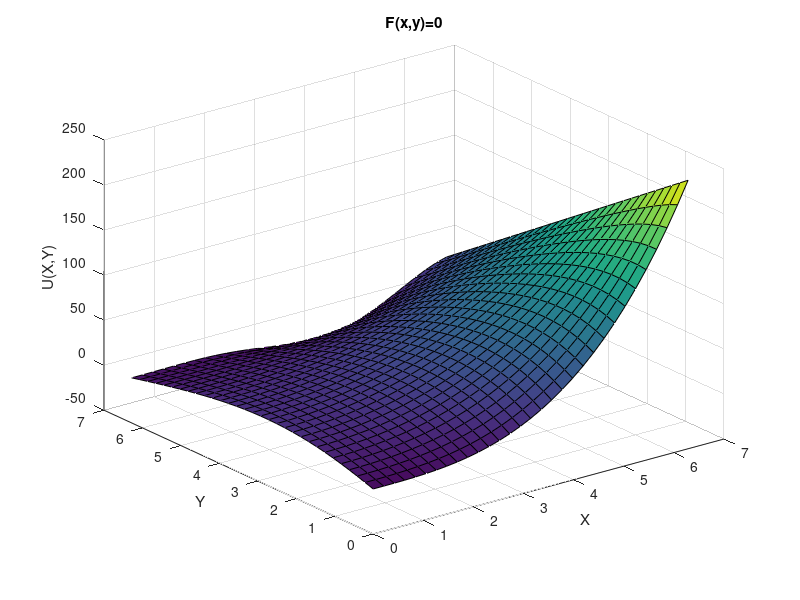

This figure's MATLAB source:
%N=number of grid sections, there are N+1 nodes
%h is the spacing between nodes
N=30; h=(2*pi)/N;
x=0:h:2*pi;
y=0:h:2*pi;
u=ones(N+1,N+1);
%Values for F(x,y)
F=zeros(N+1,N+1);

%Dirichlet Boundary Conditions
for i=1:1:N+1
    u(1,i)=(y(i))^3;
    u(N+1,i)=((y(i))^2)*cos(y(i));
    u(i,N+1)=((2*pi)^3)+x(i)*(2*pi-(2*pi)^2);
end
%5-Point Stencil Method (Gauss-Seidel)
%establishing starting values for error and # of iterations
h2=h^2;
err = 1;
iter=1;
%Error desired to be very small because of inaccuracy of L-infinity Norm
%While error is above threshold, program continues to iterate
while err>0.000000000001
    umaxprev=max(max(u(2:N,2:N)));
    iter=iter+1;
    %x varies from 2 to N as values at 1 and N+1 are fixed
    for i=2:N
        for j=2:N
            u(i,j)=(-F(i,j)*h2-(u(i+1,j)+u(i-1,j)+u(i,j+1)+u(i,j-1)))/-4;
        end
        %Neumann B.C.
        %To acheive du/dy=0, ghost node at node -1 is the same value as
        %node 2
        j=1;
        u(i,j)=(-F(i,j)*h2-(u(i+1,j)+u(i-1,j)+2*u(i,j+1)))/-4;
    end
    %Error specified with L-infinity Norm
    err = (max(max(u(2:N,2:N))-umaxprev))/umaxprev;
end
%Plotting the Results
surf(x,y,u)
xlabel('X'),ylabel('Y'),zlabel('U(X,Y)'), title('F(x,y)=0')